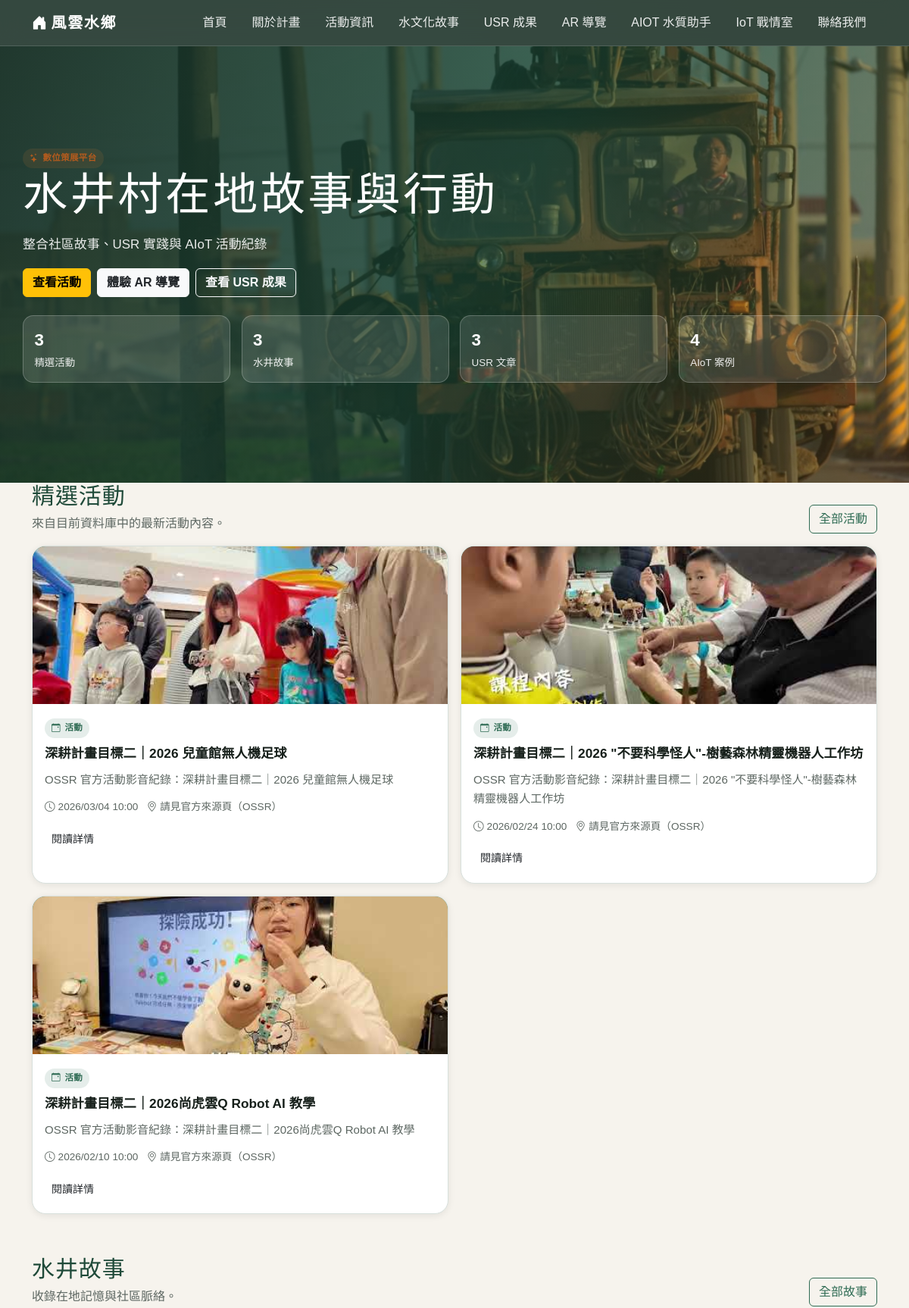
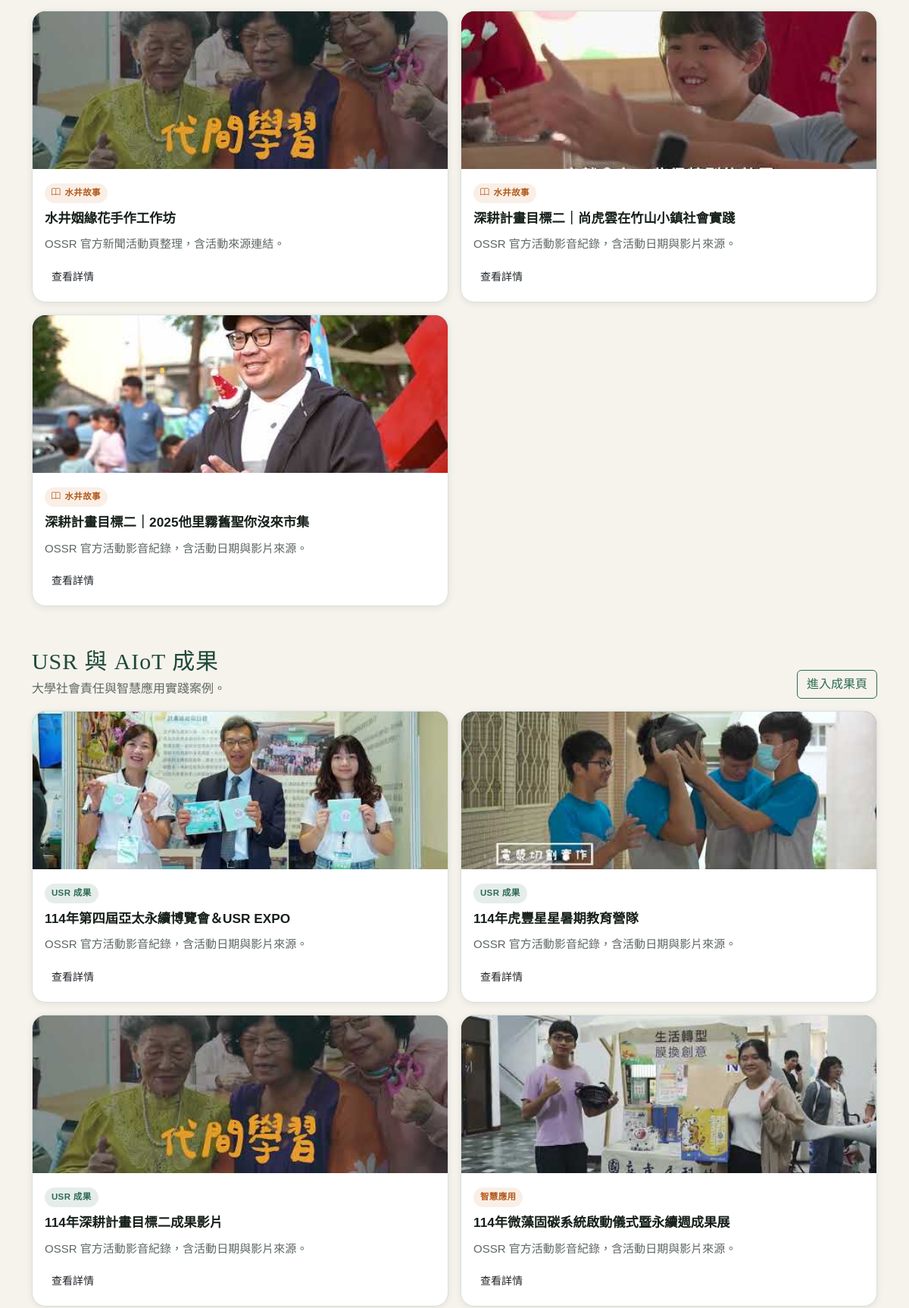
The page / (upper part) on the database its author committed (2 pictures, top to bottom).
### core/models.py (models this page shows, shortened)
class HeroSlide(models.Model):
    title = models.CharField("標題", max_length=200)
    subtitle = models.CharField("副標題", max_length=300, blank=True)
    image = models.ImageField("圖片", upload_to="hero/", blank=True)
    order = models.IntegerField("排序", default=0)
    is_active = models.BooleanField("啟用", default=True)
    class Meta:
        ordering = ["order"]
        verbose_name = "首頁輪播"
        verbose_name_plural = "首頁輪播"

class Event(models.Model):
    title = models.CharField("標題", max_length=200)
    slug = models.SlugField("網址代稱", unique=True, allow_unicode=True)
    short_description = models.CharField("簡短描述", max_length=300)
    description = models.TextField("詳細描述")
    date = models.DateTimeField("活動日期")
    location = models.CharField("地點", max_length=200)
    cover_image = models.ImageField("封面圖片", upload_to="events/", blank=True)
    is_featured = models.BooleanField("精選", default=False)
    created_at = models.DateTimeField("建立時間", auto_now_add=True)
    updated_at = models.DateTimeField("更新時間", auto_now=True)
    class Meta:
        ordering = ["-date"]
        verbose_name = "活動"
        verbose_name_plural = "活動"
    def get_absolute_url(self):
        return reverse("event_detail", kwargs={"slug": self.slug})

class StoryPost(models.Model):
    CATEGORY_CHOICES = [
        ("water_story", "水井故事"),
        ("usr", "USR 成果"),
        ("experience", "體驗活動"),
        ("aiot", "智慧應用"),
    ]
    title = models.CharField("標題", max_length=200)
    slug = models.SlugField("網址代稱", unique=True, allow_unicode=True)
    summary = models.CharField("摘要", max_length=300)
    content = models.TextField("內容")
    image = models.ImageField("圖片", upload_to="stories/", blank=True)
    category = models.CharField("分類", max_length=20, choices=CATEGORY_CHOICES)
    is_featured = models.BooleanField("精選", default=False)
    created_at = models.DateTimeField("建立時間", auto_now_add=True)
    updated_at = models.DateTimeField("更新時間", auto_now=True)
    class Meta:
        ordering = ["-created_at"]
        verbose_name = "故事文章"
        verbose_name_plural = "故事文章"
    def get_absolute_url(self):
        return reverse("story_detail", kwargs={"slug": self.slug})

### core/views.py (the view)
# urls.py: path("", views.home_view, name="home"),
def home_view(request):
    slides = HeroSlide.objects.filter(is_active=True)
    featured_events = list(
        Event.objects.filter(is_featured=True).exclude(cover_image="").order_by("-date")[:3]
    )
    if len(featured_events) < 3:
        fallback_events = _events_with_image_first(Event.objects.filter(is_featured=True))
        featured_events = list(fallback_events[:3])
    water_stories = list(
        _stories_with_image_first(StoryPost.objects.filter(category="water_story"))[:3]
    )
    usr_posts = list(_stories_with_image_first(StoryPost.objects.filter(category="usr"))[:3])
    aiot_posts = list(_stories_with_image_first(StoryPost.objects.filter(category="aiot"))[:4])
    return render(
        request,
        "core/home.html",
        {
            "slides": slides,
            "featured_events": featured_events,
            "water_stories": water_stories,
            "usr_posts": usr_posts,
            "aiot_posts": aiot_posts,
        },
    )

### core/views.py (called while the page is built)
def _stories_with_image_first(queryset):
    return queryset.annotate(
        has_image=Case(
            When(image="", then=Value(0)),
            default=Value(1),
            output_field=IntegerField(),
        )
    ).order_by("-has_image", "-created_at")

### core/templates/core/home.html (shortened to what this page needs)
{% extends "core/base.html" %}
{% block content %}
<section class="hero-home">
  {% if slides.0.image %}
  <div class="hero-home__bg" style="background-image:url('{{ slides.0.image.url }}')"></div>
  {% else %}
  <div class="hero-home__bg" style="background:linear-gradient(135deg,#2e6b53,#1f4a39)"></div>
  {% endif %}
  <div class="hero-home__overlay"></div>
  <div class="container hero-home__content">
    <span class="badge-soft badge-soft--accent"><i class="bi bi-stars"></i>數位策展平台</span>
    <h1 class="hero-home__title">
      {% if slides.0 %}{{ slides.0.title }}{% else %}風雲客棧{% endif %}
    </h1>
    <p class="hero-home__desc">
      {% if slides.0.subtitle %}
      {{ slides.0.subtitle }}
      {% else %}
      以水井村為核心，整合在地故事、USR 行動與活動資訊，讓社區內容持續被看見。
      {% endif %}
    </p>
    <div class="d-flex gap-2 flex-wrap mt-3">
      <a href="{% url 'events_list' %}" class="btn btn-warning fw-bold">查看活動</a>
      <a href="{% url 'ar_guide' %}" class="btn btn-light fw-bold text-dark">體驗 AR 導覽</a>
      <a href="{% url 'usr' %}" class="btn btn-outline-light fw-bold">查看 USR 成果</a>
    </div>
    <div class="hero-kpi">
      <div class="hero-kpi__item">
        <p class="hero-kpi__num">{{ featured_events|length }}</p>
        <p class="hero-kpi__label">精選活動</p>
      </div>
      <div class="hero-kpi__item">
        <p class="hero-kpi__num">{{ water_stories|length }}</p>
        <p class="hero-kpi__label">水井故事</p>
      </div>
      <div class="hero-kpi__item">
        <p class="hero-kpi__num">{{ usr_posts|length }}</p>
        <p class="hero-kpi__label">USR 文章</p>
      </div>
      <div class="hero-kpi__item">
        <p class="hero-kpi__num">{{ aiot_posts|length }}</p>
        <p class="hero-kpi__label">AIoT 案例</p>
      </div>
    </div>
  </div>
</section>
<section class="section-block pt-0">
  <div class="container">
    <div class="d-flex justify-content-between align-items-end mb-3 flex-wrap gap-2">
      <div>
        <h2 class="section-title mb-1">精選活動</h2>
        <p class="section-subtitle mb-0">來自目前資料庫中的最新活動內容。</p>
      </div>
      <a href="{% url 'events_list' %}" class="btn btn-outline-brand">全部活動</a>
    </div>
    {% if featured_events %}
    <div class="news-grid">
      {% for event in featured_events %}
      <article class="entry-card">
        {% if event.cover_image %}
        <div class="entry-card__img-wrap">
          <img src="{{ event.cover_image.url }}" alt="{{ event.title }}">
        </div>
        {% endif %}
        <div class="entry-card__body">
          <span class="badge-soft badge-soft--brand"><i class="bi bi-calendar-event"></i>活動</span>
          <h3 class="entry-card__title">{{ event.title }}</h3>
          <p class="entry-card__summary">{{ event.short_description|truncatechars:92 }}</p>
          <div class="entry-card__meta">
            <span><i class="bi bi-clock me-1"></i>{{ event.date|date:"Y/m/d H:i" }}</span>
            <span><i class="bi bi-geo-alt me-1"></i>{{ event.location }}</span>
          </div>
          <div class="entry-card__actions">
            <a href="{{ event.get_absolute_url }}" class="btn btn-brand btn-sm">閱讀詳情</a>
          </div>
        </div>
      </article>
      {% endfor %}
    </div>
    {% else %}
    <div class="empty-state surface-card">目前尚無活動資料。</div>
    {% endif %}
  </div>
</section>
<section class="section-block pt-0">
  <div class="container">
    <div class="d-flex justify-content-between align-items-end mb-3 flex-wrap gap-2">
      <div>
        <h2 class="section-title mb-1">水井故事</h2>
        <p class="section-subtitle mb-0">收錄在地記憶與社區脈絡。</p>
      </div>
      <a href="{% url 'stories' %}" class="btn btn-outline-brand">全部故事</a>
    </div>
    {% if water_stories %}
    <div class="story-grid">
      {% for story in water_stories %}
      <article class="entry-card">
        {% if story.image %}
        <div class="entry-card__img-wrap">
          <img src="{{ story.image.url }}" alt="{{ story.title }}">
        </div>
        {% endif %}
        <div class="entry-card__body">
          <span class="badge-soft badge-soft--accent"><i class="bi bi-book"></i>{{ story.get_category_display }}</span>
          <h3 class="entry-card__title">{{ story.title }}</h3>
          <p class="entry-card__summary">{{ story.summary|truncatechars:96 }}</p>
          <div class="entry-card__actions">
            <a href="{{ story.get_absolute_url }}" class="btn btn-brand btn-sm">查看詳情</a>
          </div>
        </div>
      </article>
      {% endfor %}
    </div>
    {% else %}
    <div class="empty-state surface-card">目前尚無故事資料。</div>
    {% endif %}
  </div>
</section>
<section class="section-block pt-0">
  <div class="container">
    <div class="d-flex justify-content-between align-items-end mb-3 flex-wrap gap-2">
      <div>
        <h2 class="section-title mb-1">USR 與 AIoT 成果</h2>
        <p class="section-subtitle mb-0">大學社會責任與智慧應用實踐案例。</p>
      </div>
      <a href="{% url 'usr' %}" class="btn btn-outline-brand">進入成果頁</a>
    </div>
    <div class="usr-grid">
      {% for post in usr_posts %}
      <article class="entry-card">
        {% if post.image %}
        <div class="entry-card__img-wrap">
          <img src="{{ post.image.url }}" alt="{{ post.title }}">
        </div>
        {% endif %}
        <div class="entry-card__body">
          <span class="badge-soft badge-soft--brand">{{ post.get_category_display }}</span>
          <h3 class="entry-card__title">{{ post.title }}</h3>
          <p class="entry-card__summary">{{ post.summary|truncatechars:92 }}</p>
          <div class="entry-card__actions">
            <a href="{{ post.get_absolute_url }}" class="btn btn-brand btn-sm">查看詳情</a>
          </div>
        </div>
      </article>
      {% endfor %}
      {% for post in aiot_posts %}
      <article class="entry-card">
        {% if post.image %}
        <div class="entry-card__img-wrap">
          <img src="{{ post.image.url }}" alt="{{ post.title }}">
        </div>
        {% endif %}
        <div class="entry-card__body">
          <span class="badge-soft badge-soft--accent">{{ post.get_category_display }}</span>
          <h3 class="entry-card__title">{{ post.title }}</h3>
          <p class="entry-card__summary">{{ post.summary|truncatechars:92 }}</p>
          <div class="entry-card__actions">
            <a href="{{ post.get_absolute_url }}" class="btn btn-brand btn-sm">查看詳情</a>
          </div>
        </div>
      </article>
      {% endfor %}
    </div>
  </div>
</section>
{% endblock %}

### static/css/style.css (style rules this page uses)
:root { --bg: #f6f3ed; --surface: #ffffff; --surface-soft: #f8faf7; --text: #17201b; --muted: #5d6762; --line: #d8e0dc; --brand-900: #1f4a39; --brand-700: #2e6b53; --brand-500: #3d8b6a; --brand-300: #9ec4b3; --accent-700: #b35b1e; --accent-500: #d77a30; --accent-100: #fde8d8; --shadow-sm: 0 2px 10px rgba(16, 26, 22, 0.08); --shadow-md: 0 10px 28px rgba(16, 26, 22, 0.12); --radius-sm: 10px; --radius-md: 18px; --radius-lg: 26px; }
*, *::before, *::after { box-sizing: border-box; }
html, body { margin: 0; padding: 0; overflow-x: hidden; }
body { font-family: "Noto Sans TC", sans-serif; color: var(--text); background: radial-gradient(1200px 500px at 8% -5%, rgba(61, 139, 106, 0.16), transparent 60%), radial-gradient(1000px 380px at 96% 0%, rgba(215, 122, 48, 0.12), transparent 58%), var(--bg); line-height: 1.7; }
img { max-width: 100%; }
a { color: var(--brand-700); text-decoration: none; }
.section-block { padding: 3.4rem 0; }
.section-title { margin: 0 0 0.7rem; font-family: "Noto Serif TC", serif; font-size: clamp(1.6rem, 2.5vw, 2.2rem); color: var(--brand-900); letter-spacing: 0.03em; }
.section-subtitle { color: var(--muted); margin: 0 0 1.4rem; }
.badge-soft { display: inline-flex; align-items: center; gap: 0.35rem; border-radius: 999px; padding: 0.2rem 0.64rem; font-size: 0.76rem; font-weight: 700; }
.badge-soft--brand { background: rgba(46, 107, 83, 0.13); color: var(--brand-900); }
.badge-soft--accent { background: var(--accent-100); color: var(--accent-700); }
.hero-home { position: relative; min-height: 72vh; display: grid; align-items: center; overflow: hidden; }
.hero-home__bg { position: absolute; inset: 0; background-size: cover; background-position: center; }
.hero-home__overlay { position: absolute; inset: 0; background: linear-gradient( 120deg, rgba(22, 45, 35, 0.9) 0%, rgba(31, 74, 57, 0.66) 52%, rgba(215, 122, 48, 0.2) 100% ); }
.hero-home__content { position: relative; z-index: 2; color: #fff; padding: 4rem 0; }
.hero-home__title { margin: 0 0 1rem; font-family: "Noto Serif TC", serif; font-size: clamp(2.1rem, 5vw, 3.7rem); letter-spacing: 0.06em; }
.hero-home__desc { max-width: 650px; font-size: 1.06rem; opacity: 0.9; }
.hero-kpi { display: grid; grid-template-columns: repeat(4, minmax(0, 1fr)); gap: 0.9rem; margin-top: 1.5rem; }
.hero-kpi__item { background: rgba(255, 255, 255, 0.12); border: 1px solid rgba(255, 255, 255, 0.22); border-radius: 14px; padding: 0.8rem 0.9rem; }
.hero-kpi__num { margin: 0; font-size: 1.4rem; font-weight: 800; }
.hero-kpi__label { margin: 0; font-size: 0.84rem; opacity: 0.9; }
.news-grid, .story-grid, .usr-grid { display: grid; gap: 1rem; }
.news-grid { grid-template-columns: repeat(3, minmax(0, 1fr)); }
.story-grid { grid-template-columns: repeat(3, minmax(0, 1fr)); }
.usr-grid { grid-template-columns: repeat(3, minmax(0, 1fr)); }
.entry-card { background: var(--surface); border: 1px solid var(--line); border-radius: var(--radius-md); overflow: hidden; box-shadow: var(--shadow-sm); transition: transform 0.2s ease, box-shadow 0.2s ease; height: 100%; }
.entry-card__img-wrap { height: 208px; background: linear-gradient(140deg, var(--brand-700), var(--brand-500)); }
.entry-card__img-wrap img { width: 100%; height: 100%; object-fit: cover; display: block; }
.entry-card__body { padding: 1rem 1rem 1.05rem; }
.entry-card__title { margin: 0.5rem 0 0.55rem; font-size: 1.08rem; font-weight: 800; line-height: 1.45; color: var(--text); overflow-wrap: anywhere; word-break: break-word; }
.entry-card__summary { margin: 0; color: var(--muted); font-size: 0.94rem; overflow-wrap: anywhere; word-break: break-word; }
.entry-card__meta { display: flex; align-items: center; gap: 0.7rem; margin-top: 0.75rem; color: var(--muted); font-size: 0.85rem; }
.entry-card__actions { margin-top: 0.95rem; }
.badge-soft { display:inline-flex; align-items:center; border-radius:999px; padding:0.2rem 0.56rem; font-size:0.72rem; font-weight:700; letter-spacing:0.03em; }
.badge-soft--brand { background:rgba(46,107,83,0.12); color:var(--brand-700); }
.badge-soft--accent { background:rgba(215,122,48,0.12); color:var(--accent-700); }
.btn-outline-brand { border:1.5px solid var(--brand-700); color:var(--brand-700); }
@media (max-width: 1200px) { .news-grid, .story-grid, .usr-grid, .insight-grid { grid-template-columns: repeat(2, minmax(0, 1fr)); } }

### rows shown on the page
HeroSlide: image (picture), title "水井村在地故事與行動", subtitle "整合社區故事、USR 實踐與 AIoT 活動紀錄"
Event: cover_image (picture), title "深耕計畫目標二｜2026 兒童館無人機足球", short_description "OSSR 官方活動影音紀錄：深耕計畫目標二｜2026 兒童館無人機足球", date "2026/03/04 10:00", location "請見官方來源頁（OSSR）"
Event: cover_image (picture), title "深耕計畫目標二｜2026 \"不要科學怪人\"-樹藝森林精靈機器人工作坊", short_description "OSSR 官方活動影音紀錄：深耕計畫目標二｜2026 \"不要科學怪人\"-樹藝森林精靈機器人工作坊", date "2026/02/24 10:00", location "請見官方來源頁（OSSR）"
Event: cover_image (picture), title "深耕計畫目標二｜2026尚虎雲Q Robot AI 教學", short_description "OSSR 官方活動影音紀錄：深耕計畫目標二｜2026尚虎雲Q Robot AI 教學", date "2026/02/10 10:00", location "請見官方來源頁（OSSR）"
StoryPost: image (picture), category "水井故事", title "水井姻緣花手作工作坊", summary "OSSR 官方新聞活動頁整理，含活動來源連結。"
StoryPost: image (picture), category "水井故事", title "深耕計畫目標二｜尚虎雲在竹山小鎮社會實踐", summary "OSSR 官方活動影音紀錄，含活動日期與影片來源。"
StoryPost: image (picture), category "水井故事", title "深耕計畫目標二｜2025他里霧舊聖你沒來市集", summary "OSSR 官方活動影音紀錄，含活動日期與影片來源。"
StoryPost: image (picture), category "USR 成果", title "114年第四屆亞太永續博覽會＆USR EXPO", summary "OSSR 官方活動影音紀錄，含活動日期與影片來源。"
StoryPost: image (picture), category "USR 成果", title "114年虎豐星星暑期教育營隊", summary "OSSR 官方活動影音紀錄，含活動日期與影片來源。"
StoryPost: image (picture), category "USR 成果", title "114年深耕計畫目標二成果影片", summary "OSSR 官方活動影音紀錄，含活動日期與影片來源。"
StoryPost: image (picture), category "智慧應用", title "114年微藻固碳系統啟動儀式暨永續週成果展", summary "OSSR 官方活動影音紀錄，含活動日期與影片來源。"

### other values the page prints
{{ featured_events|length }} "3"
{{ water_stories|length }} "3"
{{ usr_posts|length }} "3"
{{ aiot_posts|length }} "4"
